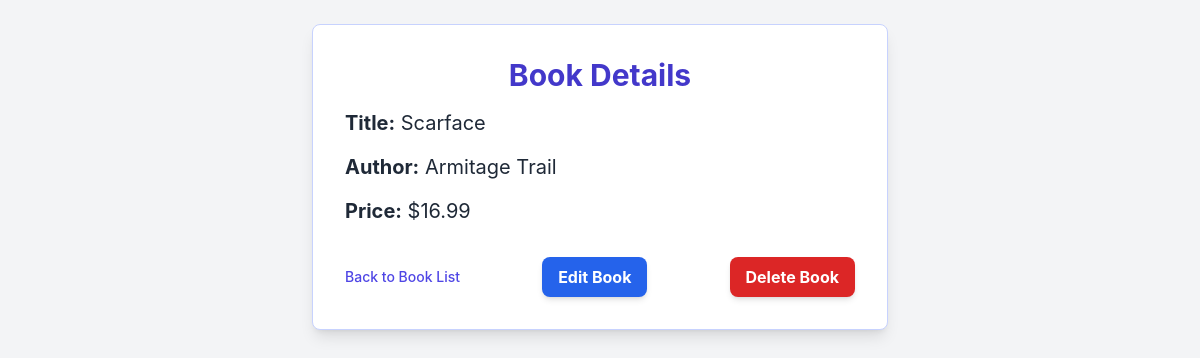
Page /books/3/ on the committed database.
### books/models.py (models this page shows, shortened)
class Book(models.Model):
  title = models.CharField(max_length=200)
  author = models.CharField(max_length=100)
  price = models.DecimalField(max_digits=6, decimal_places=2)

### books/views.py (the view)
# urls.py: path('<int:pk>/', views.book_detail, name='book_detail'),
def book_detail(request, pk):
    book = get_object_or_404(Book, pk=pk)
    context = {
        'book': book
    }
    return render(request, 'books/book_detail.html', context)

### books/templates/books/book_detail.html (shortened to what this page needs)
<!DOCTYPE html>
<html lang="en">
<head>
    <script src="https://cdn.tailwindcss.com"></script>
</head>
<body class="p-6">
    <div class="max-w-xl mx-auto bg-white p-8 rounded-lg shadow-lg border border-indigo-200">
        <h1 class="text-3xl font-bold text-indigo-700 mb-4 text-center">Book Details</h1>
        <div class="space-y-4">
            <p class="text-xl text-gray-800"><strong>Title:</strong> {{ book.title }}</p>
            <p class="text-xl text-gray-800"><strong>Author:</strong> {{ book.author }}</p>
            <p class="text-xl text-gray-800"><strong>Price:</strong> ${{ book.price }}</p>
        </div>
        <div class="flex justify-between items-center mt-8">
            <a href="{% url 'book_list' %}" class="text-indigo-600 hover:text-indigo-800 text-sm font-medium">Back to Book List</a>
            <a href="{% url 'book_update' pk=book.pk %}" class="inline-block bg-blue-600 hover:bg-blue-700 text-white font-bold py-2 px-4 rounded-lg transition duration-300 shadow-md">Edit Book</a>
            <form action="{% url 'book_delete' pk=book.pk %}" method="post" class="inline-block">
                <button type="submit" class="bg-red-600 hover:bg-red-700 text-white font-bold py-2 px-4 rounded-lg transition duration-300 shadow-md" onclick="return confirm('Are you sure you want to delete this book?');">
                    Delete Book
                </button>
            </form>
        </div>
    </div>
</body>
</html>

### books/templates/books/book_detail.html (style rules this page uses)
body { font-family: 'Inter', sans-serif; background-color: #f3f4f6; color: #333; }

### rows in the picture
Book: title "Scarface", author "Armitage Trail", price "16.99"
